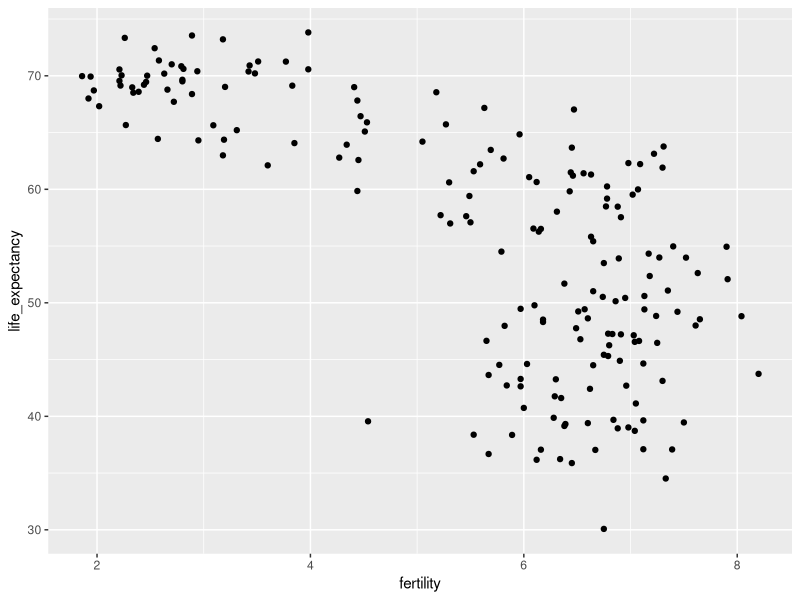
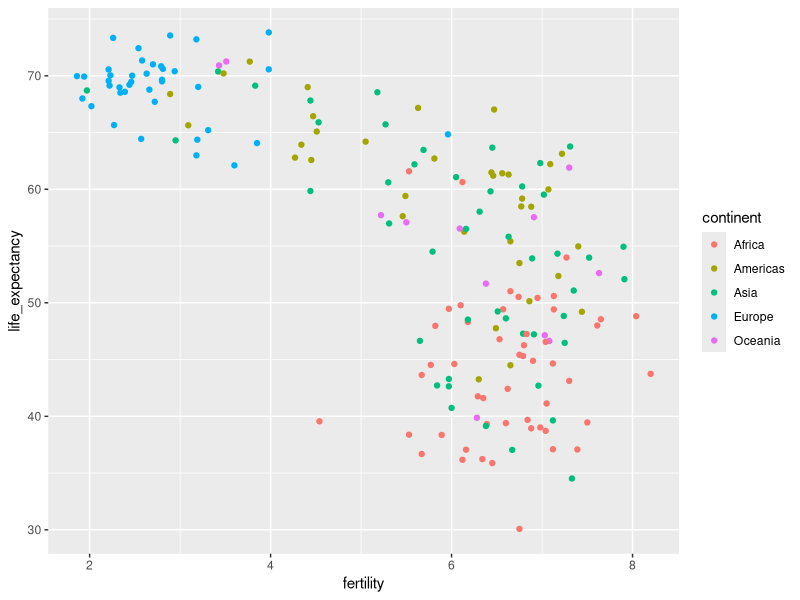
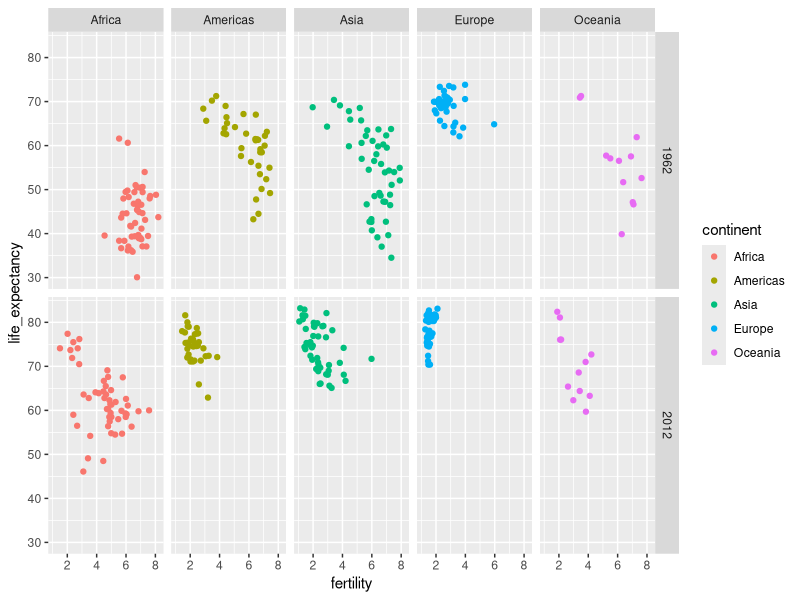
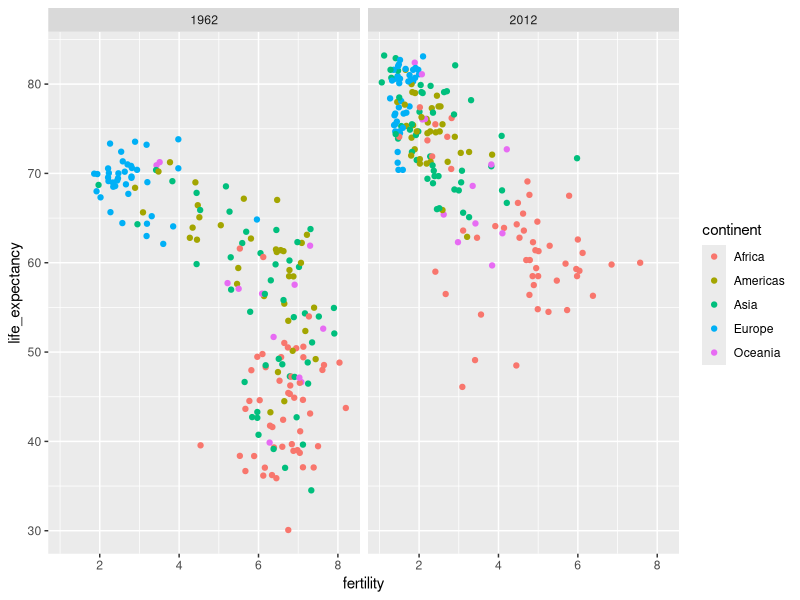
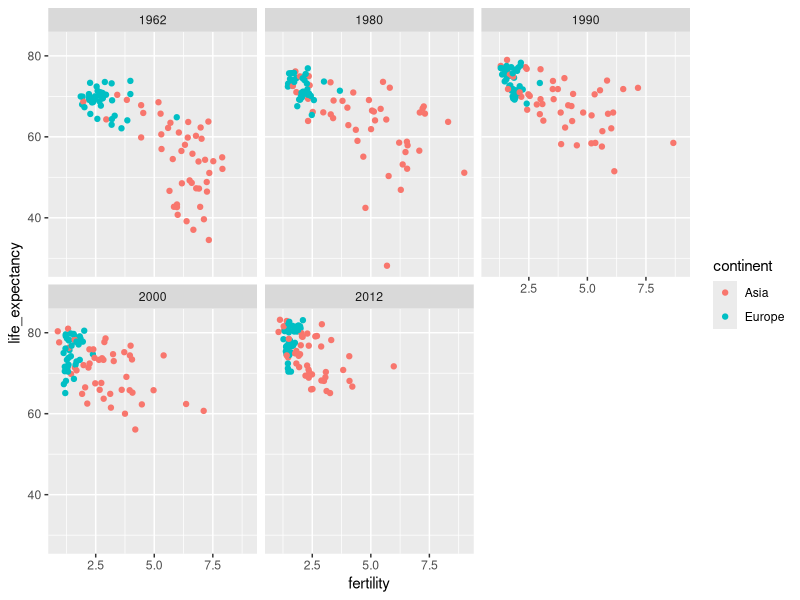
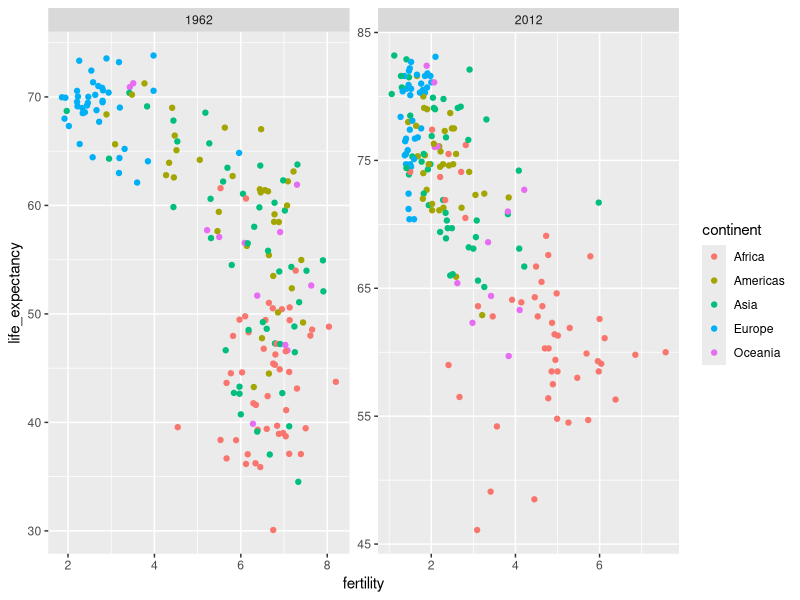
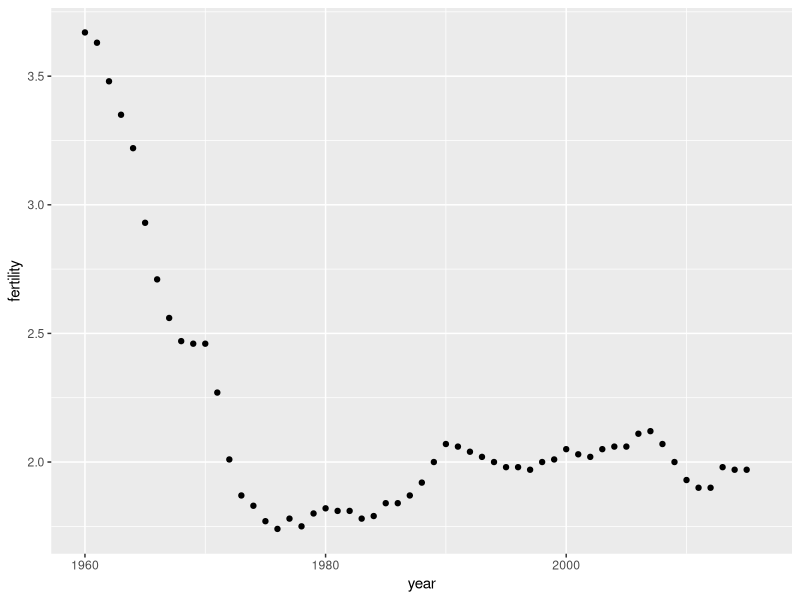
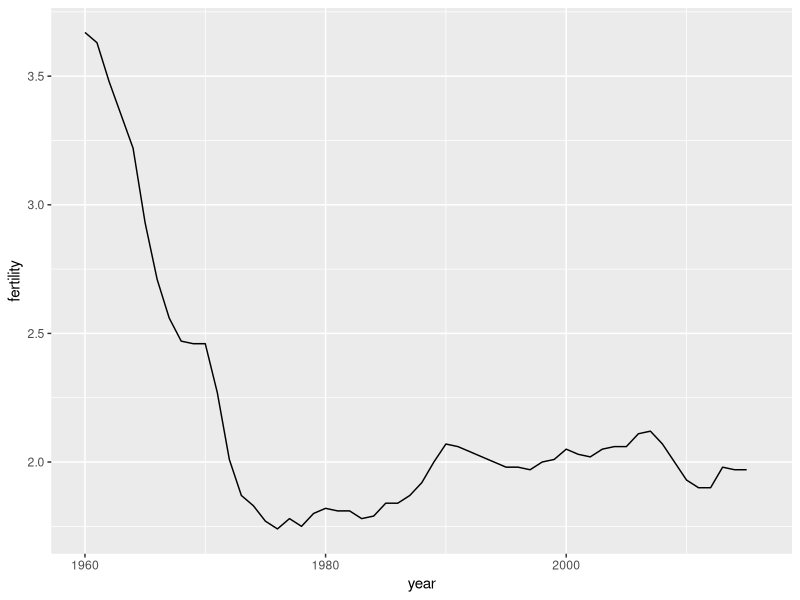

Reproduce these figures in R, in order. (Note: this script raises an error after producing the figures.)
## ---- chunk 1
library(tidyverse)
library(dslabs)
data(gapminder)
gapminder |> as_tibble()
## ---- chunk 2
gapminder |> 
  filter(year == 2015 & country %in% c("Sri Lanka","Turkey")) |> 
  select(country, infant_mortality)
## ---- chunk 3
comp_table <- tibble(comparison = rep(1:5, each = 2),
           country = c("Sri Lanka", "Turkey", "Poland", "South Korea", "Malaysia", "Russia", "Pakistan","Vietnam","Thailand","South Africa"))

tmp <- gapminder |> 
  filter(year == 2015) |> 
  select(country, infant_mortality) |> 
  mutate(country = as.character(country)) ##to match characters to characters
  
tab <- inner_join(comp_table, tmp, by = "country") |> select(-comparison)
  
tmp <- bind_cols(slice(tab,seq(1,9,2)), slice(tab,seq(2,10,2)))
names(tmp) <- c("country", "infant mortality", "country", "infant mortality")
if(knitr::is_html_output()){
  knitr::kable(tmp, "html") |>
    kableExtra::kable_styling(bootstrap_options = "striped", full_width = FALSE)
} else{
  knitr::kable(tmp, "latex", booktabs = TRUE) |>
    kableExtra::kable_styling(font_size = 8)
}
## ---- chunk 4
filter(gapminder, year == 1962) |>
  ggplot(aes(fertility, life_expectancy)) +
  geom_point()
## ---- chunk 5
filter(gapminder, year == 1962) |>
  ggplot( aes(fertility, life_expectancy, color = continent)) +
  geom_point() 
## ---- chunk 6
filter(gapminder, year%in%c(1962, 2012)) |>
  ggplot(aes(fertility, life_expectancy, col = continent)) +
  geom_point() +
  facet_grid(year~continent)
## ---- chunk 7
filter(gapminder, year%in%c(1962, 2012)) |>
  ggplot(aes(fertility, life_expectancy, col = continent)) +
  geom_point() +
  facet_grid(. ~ year)
## ---- chunk 8
years <- c(1962, 1980, 1990, 2000, 2012)
continents <- c("Europe", "Asia")
gapminder |> 
  filter(year %in% years & continent %in% continents) |>
  ggplot( aes(fertility, life_expectancy, col = continent)) +
  geom_point() +
  facet_wrap(~year) 
## ---- chunk 9
filter(gapminder, year%in%c(1962, 2012)) |>
  ggplot(aes(fertility, life_expectancy, col = continent)) +
  geom_point() +
  facet_wrap(. ~ year, scales = "free")
## ---- chunk 10
gapminder |> 
  filter(country == "United States") |> 
  ggplot(aes(year, fertility)) +
  geom_point()
## ---- chunk 11
gapminder |> 
  filter(country == "United States") |> 
  ggplot(aes(year, fertility)) +
  geom_line()
## ---- chunk 12
countries <- c("South Korea","Germany")

gapminder |> filter(country %in% countries) |> 
  ggplot(aes(year,fertility)) +
  geom_line()
## ---- chunk 13
countries <- c("South Korea","Germany")

gapminder |> filter(country %in% countries & !is.na(fertility)) |> 
  ggplot(aes(year, fertility, group = country)) +
  geom_line()
## ---- chunk 14
countries <- c("South Korea","Germany")

gapminder |> filter(country %in% countries & !is.na(fertility)) |> 
  ggplot(aes(year,fertility, col = country)) +
  geom_line()
## ---- chunk 15
labels <- data.frame(country = countries, x = c(1975,1965), y = c(60,72))

gapminder |> 
  filter(country %in% countries) |> 
  ggplot(aes(year, life_expectancy, col = country)) +
  geom_line() +
  geom_text(data = labels, aes(x, y, label = country), size = 5) +
  theme(legend.position = "none")
## ---- chunk 16
gapminder <- gapminder |>  mutate(dollars_per_day = gdp/population/365)
## ---- chunk 17
past_year <- 1970
gapminder |> 
  filter(year == past_year & !is.na(gdp)) |>
  ggplot(aes(dollars_per_day)) + 
  geom_histogram(binwidth = 1, color = "black")
## ---- chunk 18
gapminder |> 
  filter(year == past_year & !is.na(gdp)) |>
  ggplot(aes(log2(dollars_per_day))) + 
  geom_histogram(binwidth = 1, color = "black")
## ---- chunk 19
filter(gapminder, year == past_year) |>
  summarize(min = min(population), max = max(population))
## ---- chunk 20
gapminder |> 
  filter(year == past_year) |>
  ggplot(aes(log10(population))) +
  geom_histogram(binwidth = 0.5, color = "black")
## ---- chunk 21
gapminder |> 
  filter(year == past_year & !is.na(gdp)) |>
  ggplot(aes(dollars_per_day)) + 
  geom_histogram(binwidth = 1, color = "black") +
  scale_x_continuous(trans = "log2")
## ---- chunk 22
gapminder |> 
  filter(year == past_year & !is.na(gdp)) |>
  mutate(region = reorder(region, dollars_per_day, FUN = median)) |>
  ggplot(aes(dollars_per_day, region)) +
  geom_point() +
  scale_x_continuous(trans = "log2")  
## ---- chunk 23
gapminder <- gapminder |> 
  mutate(group = case_when(
    region %in% c("Western Europe", "Northern Europe","Southern Europe", 
                    "Northern America", 
                  "Australia and New Zealand") ~ "West",
    region %in% c("Eastern Asia", "South-Eastern Asia") ~ "East Asia",
    region %in% c("Caribbean", "Central America", 
                  "South America") ~ "Latin America",
    continent == "Africa" & 
      region != "Northern Africa" ~ "Sub-Saharan",
    TRUE ~ "Others"))
## ---- chunk 24
gapminder <- gapminder |> 
  mutate(group = factor(group, levels = c("Others", "Latin America", 
                                          "East Asia", "Sub-Saharan",
                                          "West")))
## ---- chunk 25
p <- gapminder |> 
  filter(year == past_year & !is.na(gdp)) |>
  ggplot(aes(group, dollars_per_day)) +
  geom_boxplot() +
  scale_y_continuous(trans = "log2") +
  xlab("") +
  theme(axis.text.x = element_text(angle = 90, hjust = 1)) 
p
## ---- chunk 26
p + geom_point(alpha = 0.5)
## ---- chunk 27
set.seed(1987)
z <- sample(c(0,1), 1000, replace = TRUE, prob = c(0.25, 0.75))
x <- rnorm(100)*z + rnorm(100, 5)*(1 - z)
p1 <- qplot(x, geom = "density", fill = 1, show.legend=FALSE, alpha = 0.2) +
  scale_x_continuous(limits=c(-4,8.5))
p2 <- qplot("", x, geom="boxplot")
gridExtra::grid.arrange(p1, p2, nrow = 1)
## ---- chunk 28
library(ggridges)
p <- gapminder |> 
  filter(year == past_year & !is.na(dollars_per_day)) |>
  ggplot(aes(dollars_per_day, group)) + 
  scale_x_continuous(trans = "log2") 
p  + geom_density_ridges() 
## ---- chunk 29
p + geom_density_ridges(jittered_points = TRUE)
## ---- chunk 30
p + geom_density_ridges(jittered_points = TRUE, 
                        position = position_points_jitter(height = 0),
                        point_shape = '|', point_size = 3, 
                        point_alpha = 1, alpha = 0.7)
## ---- chunk 31
past_year <- 1970
present_year <- 2010
years <- c(past_year, present_year)
gapminder |> 
  filter(year %in% years & !is.na(gdp)) |>
  mutate(west = ifelse(group == "West", "West", "Developing")) |>
  ggplot(aes(dollars_per_day)) +
  geom_histogram(binwidth = 1, color = "black") +
  scale_x_continuous(trans = "log2") + 
  facet_grid(year ~ west)
## ---- chunk 32
country_list_1 <- gapminder |> 
  filter(year == past_year & !is.na(dollars_per_day)) |> 
  pull(country)

country_list_2 <- gapminder |> 
  filter(year == present_year & !is.na(dollars_per_day)) |> 
  pull(country)
      
country_list <- intersect(country_list_1, country_list_2)
## ---- chunk 33
gapminder |> 
  filter(year %in% years & country %in% country_list) |>
  mutate(west = ifelse(group == "West", "West", "Developing")) |>
  ggplot(aes(dollars_per_day)) +
  geom_histogram(binwidth = 1, color = "black") +
  scale_x_continuous(trans = "log2") + 
  facet_grid(year ~ west)
## ---- chunk 34
gapminder |> 
  filter(year %in% years & country %in% country_list) |>
  ggplot(aes(group, dollars_per_day)) +
  geom_boxplot() +
  theme(axis.text.x = element_text(angle = 90, hjust = 1)) +
  scale_y_continuous(trans = "log2") +
  xlab("") +
  facet_grid(. ~ year)
## ---- chunk 35
gapminder |> 
  filter(year %in% years & country %in% country_list) |>
  mutate(year = factor(year)) |>
  ggplot(aes(group, dollars_per_day, fill = year)) +
  geom_boxplot() +
  theme(axis.text.x = element_text(angle = 90, hjust = 1)) +
  scale_y_continuous(trans = "log2") +
  xlab("") 
## ---- chunk 36
gapminder |> 
  filter(year %in% years & country %in% country_list) |>
  mutate(year = ifelse(year == past_year, "past", "present")) |>
  select(country, group, year, dollars_per_day) |>
  spread(year, dollars_per_day)  |>
  mutate(percent_increase = (present-past)/past*100) |>
  mutate(group = reorder(group, percent_increase, FUN = median)) |>
  ggplot(aes(group, percent_increase)) +
  geom_boxplot() + 
  geom_point(show.legend = FALSE) +
  theme(axis.text.x = element_text(angle = 90, hjust = 1)) +
  xlab("") + 
  ylab(paste("Percent increase:", past_year, "to", present_year)) 
## ---- chunk 37
gapminder |> 
  filter(year %in% years & country %in% country_list) |>
  ggplot(aes(dollars_per_day)) +
  geom_density(fill = "grey") + 
  scale_x_continuous(trans = "log2") + 
  facet_grid(. ~ year)
## ---- chunk 38
tmp <- gapminder |> 
  filter(year == past_year & country %in% country_list) |>
  mutate(group = ifelse(group == "West", "West", "Developing")) |> 
  group_by(group) |> 
  summarize(n=n()) |>
  spread(group, n)
if(knitr::is_html_output()){
  knitr::kable(tmp, "html") |>
    kableExtra::kable_styling(bootstrap_options = "striped", full_width = FALSE)
} else{
  knitr::kable(tmp, "latex", booktabs = TRUE) |>
    kableExtra::kable_styling(font_size = 8)
}
## ---- chunk 39
gapminder |> 
  filter(year %in% years & country %in% country_list) |>
  mutate(group = ifelse(group == "West", "West", "Developing")) |>
  ggplot(aes(dollars_per_day, fill = group)) +
  scale_x_continuous(trans = "log2") +
  geom_density(alpha = 0.2) + 
  facet_grid(year ~ .)
## ---- chunk 40
p <- gapminder |> 
  filter(year %in% years & country %in% country_list) |>
  mutate(group = ifelse(group == "West", "West", "Developing")) |>
  ggplot(aes(dollars_per_day, y = ..count.., fill = group)) +
  scale_x_continuous(trans = "log2", limit = c(0.125, 300))

p + geom_density(alpha = 0.2) + 
  facet_grid(year ~ .)
## ---- chunk 41
p + geom_density(alpha = 0.2, bw = 0.75) + facet_grid(year ~ .)
## ---- chunk 42
gapminder |> 
  filter(year %in% years & !is.na(dollars_per_day)) |>
  ggplot(aes(dollars_per_day, group)) + 
  scale_x_continuous(trans = "log2") + 
  geom_density_ridges(bandwidth = 1.5) +
  facet_grid(. ~ year)
## ---- chunk 43
gapminder |> 
    filter(year %in% years & country %in% country_list) |>
  group_by(year) |>
  mutate(weight = population/sum(population)*2) |>
  ungroup() |>
  ggplot(aes(dollars_per_day, fill = group)) +
  scale_x_continuous(trans = "log2", limit = c(0.125, 300)) + 
  geom_density(alpha = 0.2, bw = 0.75, position = "stack") + 
  facet_grid(year ~ .) 
## ---- chunk 44
gapminder |> 
    filter(year %in% years & country %in% country_list) |>
  group_by(year) |>
  mutate(weight = population/sum(population)*2) |>
  ungroup() |>
  ggplot(aes(dollars_per_day, fill = group, weight = weight)) +
  scale_x_continuous(trans = "log2", limit = c(0.125, 300)) + 
  geom_density(alpha = 0.2, bw = 0.75, position = "stack") + facet_grid(year ~ .) 
## ---- chunk 45
gapminder <- gapminder |> 
  mutate(group = case_when(
    region %in% c("Western Europe", "Northern Europe",
                  "Southern Europe", "Northern America", 
                  "Australia and New Zealand") ~ "West",
    region %in% "Northern Africa" ~ "Northern Africa",
    region %in% c("Eastern Asia", "South-Eastern Asia") ~ "East Asia",
    region == "Southern Asia"~ "Southern Asia",
    region %in% c("Central America", "South America", 
                  "Caribbean") ~ "Latin America",
    continent == "Africa" & 
      region != "Northern Africa" ~ "Sub-Saharan",
    region %in% c("Melanesia", "Micronesia", 
                  "Polynesia") ~ "Pacific Islands"))
surv_income <- gapminder |> 
  filter(year %in% present_year & !is.na(gdp) & 
           !is.na(infant_mortality) & !is.na(group)) |>
  group_by(group) |>
  summarize(income = sum(gdp)/sum(population)/365,
            infant_survival_rate = 
              1 - sum(infant_mortality/1000*population)/sum(population)) 

#surv_income |> arrange(income) |> print(n=nrow(surv_income))

surv_income |> ggplot(aes(income, infant_survival_rate, label = group, color = group)) +
  scale_x_continuous(trans = "log2", limits = c(0.25, 150)) +
  scale_y_continuous(trans = "logit", limit = c(0.875, .9981), 
                     breaks = c(.85,.90,.95,.99,.995,.998)) +
  geom_label_repel(size = 3, show.legend = FALSE)
## ---- chunk 46
library(ggrepel)
highlight <- c("Sierra Leone", "Mauritius",  "Sudan", "Botswana", "Tunisia",
               "Cambodia","Singapore","Chile", "Haiti", "Bolivia",
               "United States","Sweden", "Angola", "Serbia")

gapminder |> filter(year %in% present_year & !is.na(gdp) & !is.na(infant_mortality) & !is.na(group) ) |>
  mutate(country_name = ifelse(country %in% highlight, as.character(country), "")) |>
  ggplot(aes(dollars_per_day, 1 - infant_mortality/1000, col = group, label = country_name)) +
  scale_x_continuous(trans = "log2", limits=c(0.25, 150)) +
  scale_y_continuous(trans = "logit",limit=c(0.875, .9981),
                     breaks=c(.85,.90,.95,.99,.995,.998)) + 
  geom_point(alpha = 0.5, size = 3) +
  geom_text_repel(size = 4, show.legend = FALSE)
